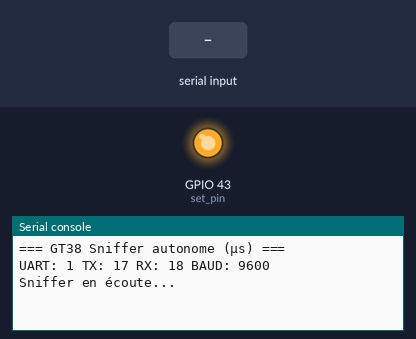
Bench run of a program on a simulated ESP32 board running MicroPython. Parts: output pins drawn as LEDs (lit = HIGH), the last lines printed to the serial console. The inputs (shaded band) are chosen by the test bench.

Above: at 1.2 s.
1.3 s: "POLL:01\n" received over the second serial link
At 2.5 s:
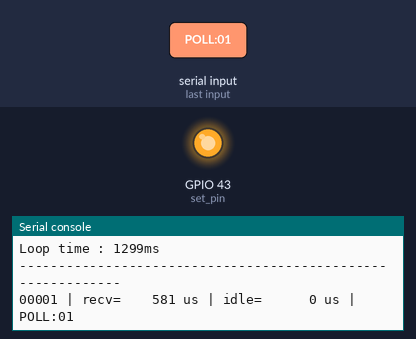
2.8 s: "5\n" received over the second serial link
At 3.6 s:
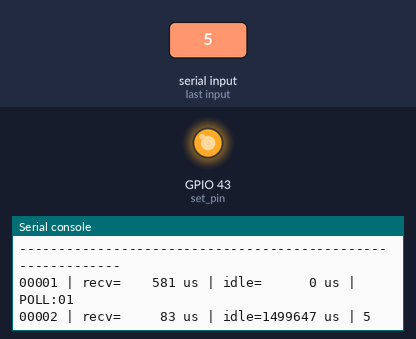
4.3 s: "90\n" received over the second serial link
At 4.8 s:
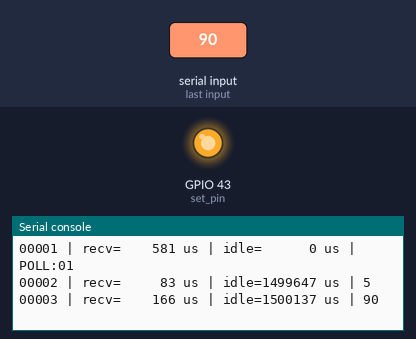

Measured:
- after the input at 1.3 s, the serial console: prints a new line at once (image 1)
- after the input at 2.8 s, the serial console: prints a new line at once (image 2)
- after the input at 4.3 s, the serial console: prints a new line at once (image 3)

The program:

TDISPLAY-S3-radio_433_sniffer.py
```python
# main.py
#
# Sniffer GT38 autonome avec timings en microsecondes :
# - démarre au boot
# - affiche une ligne par message
# - mesures microsecondes :
#     * durée_msg : 1er octet -> '\n'
#     * idle_before : temps entre fin du message précédent
#                     et début du message courant
#
from machine import UART, Pin
import time

# === Paramètres matériel ===
UART_INDEX    = 1
UART_TX_PIN   = 17
UART_RX_PIN   = 18
GT38_SET_PIN  = 43
BAUDRATE      = 9600
UART_TIMEOUT  = 10   # ms

def init_gt38():
    """Place le GT38 en mode transparent (normal mode)."""
    set_pin = Pin(GT38_SET_PIN, Pin.OUT)
    set_pin.value(1)   # Adapter selon ton module/câblage
    return set_pin

def init_uart():
    return UART(
        UART_INDEX,
        baudrate=BAUDRATE,
        bits=8,
        parity=None,
        stop=1,
        tx=Pin(UART_TX_PIN),
        rx=Pin(UART_RX_PIN),
        timeout=UART_TIMEOUT,
    )

def sniffer_loop(uart):
    buffer = bytearray()
    msg_start_us = None           # horodatage du 1er octet du message
    last_message_end_us = None    # fin du message précédent
    msg_id = 0

    print("=== GT38 Sniffer autonome (µs) ===")
    print("UART:", UART_INDEX, "TX:", UART_TX_PIN, "RX:", UART_RX_PIN, "BAUD:", BAUDRATE)
    print("Sniffer en écoute...\n")
    loop_time = time.ticks_us()

    while True:
        if uart.any():
            b = uart.read(1)
            now_us = time.ticks_us()

            if msg_start_us is None:
                # Début d’un nouveau message
                msg_start_us = now_us
                buffer = bytearray()
                msg_id += 1

                # Calcul du temps depuis le dernier message
                if last_message_end_us is not None:
                    idle_us = time.ticks_diff(msg_start_us, last_message_end_us)
                else:
                    idle_us = 0

            buffer.extend(b)

            if b == b'\n':
                # Fin du message
                duration_us = time.ticks_diff(now_us, msg_start_us)
                last_message_end_us = now_us

                # Convertir en texte affichable
#                 try:
                text = buffer.decode().rstrip()
                if text == "POLL:01":
                    t_loop = time.ticks_diff(time.ticks_us(), loop_time)
                    print("-"*60)
                    print("Loop time : {}ms".format(int(t_loop/1000)))
                    print("-"*60)
                    loop_time = time.ticks_us()


#                 except:
#                     text = str(buffer)

                # Impression compacte *sur une seule ligne*
                print(f"{msg_id:05d} | recv={duration_us:7d} us | idle={idle_us:7d} us | {text}")

                # Reset pour message suivant
                msg_start_us = None
                buffer = bytearray()

        else:
            time.sleep_ms(1)

def main():
    init_gt38()
    uart = init_uart()
    sniffer_loop(uart)

main()
```
